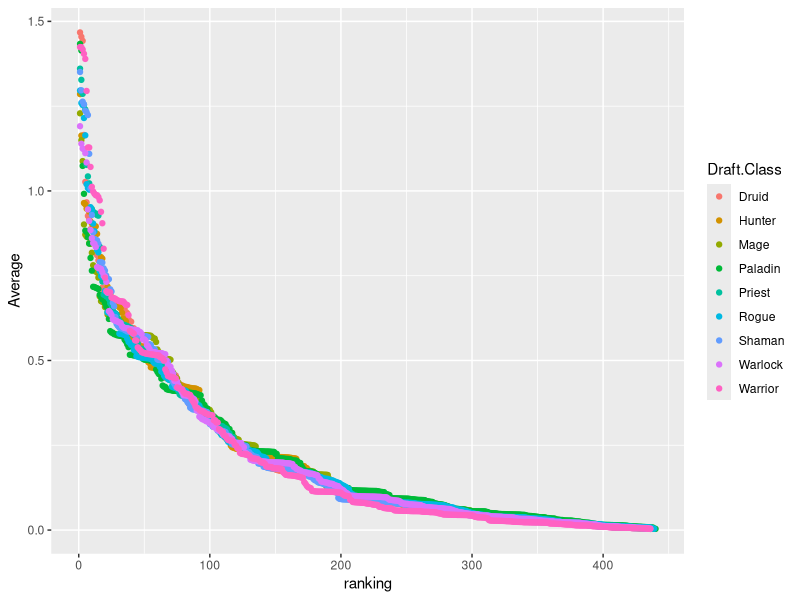
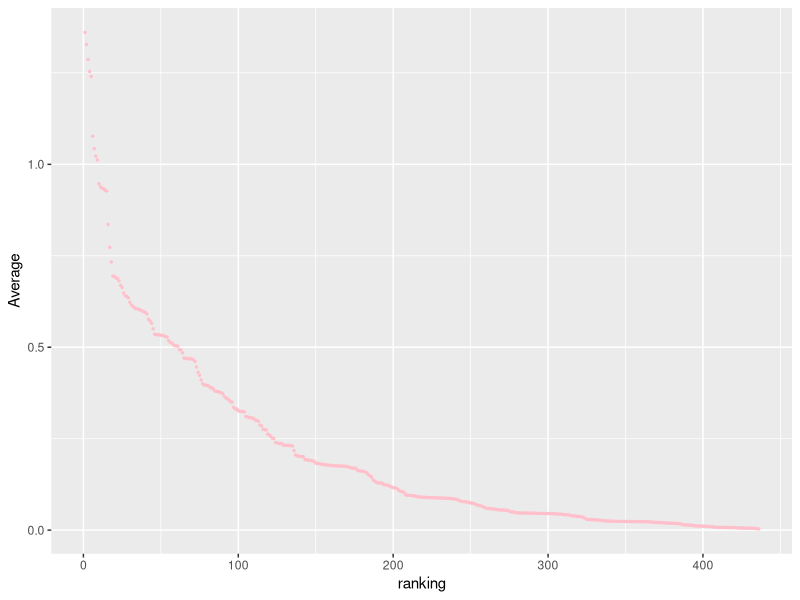
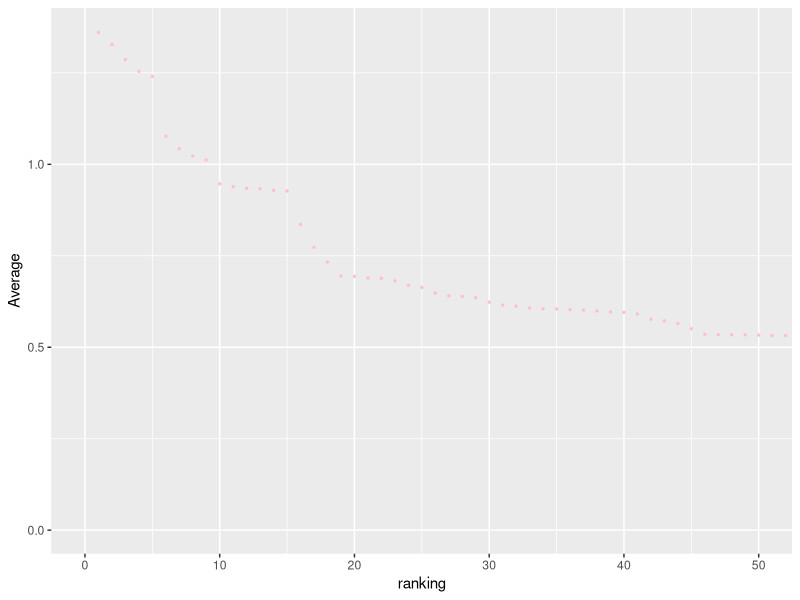
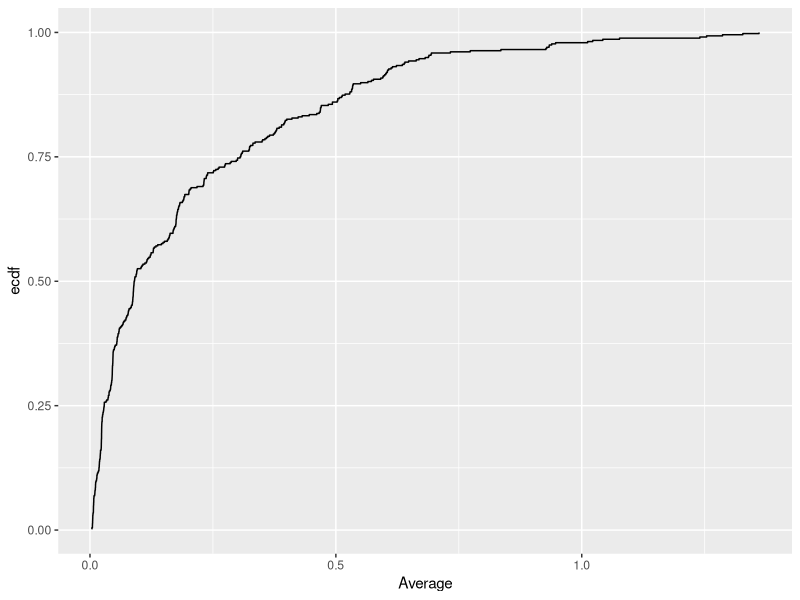
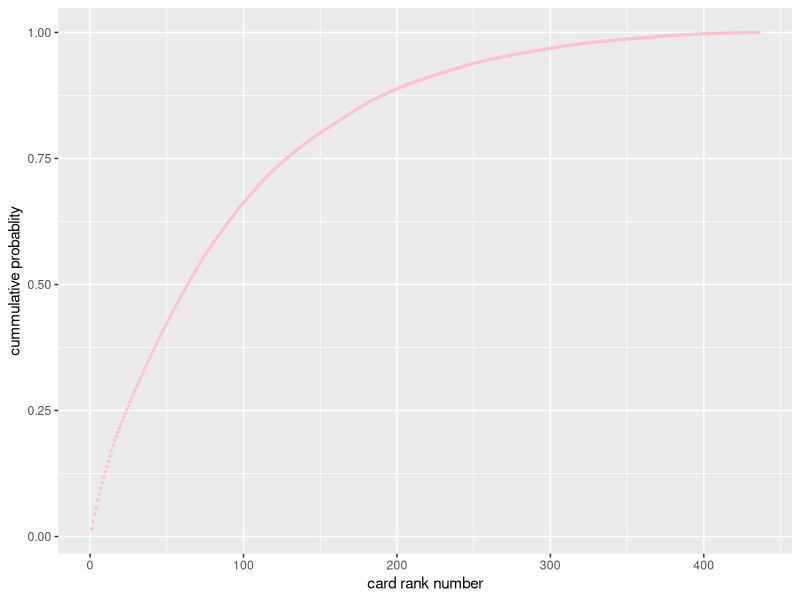

R code for these plots, in order:
## ---- chunk 1
library(dplyr)
library(ggplot2)
appearence_data <- read.csv('data/Appearance_Rates.csv')
## ---- chunk 2
top_10_in_each_class <- appearence_data %>%
  group_by(Draft.Class) %>%
  top_n(10, Average)
## ---- chunk 3
help("top_n")
## ---- chunk 4
top_card_each_class <- appearence_data %>%
  group_by(Draft.Class) %>%
  top_n(1, Average)

print(top_card_each_class)
## ---- chunk 5
lowest_card_each_class <- appearence_data %>%
  group_by(Draft.Class) %>%
  top_n(-1, Average)

print(lowest_card_each_class)
## ---- chunk 6
class_spreads_high<- top_card_each_class %>%
  select(Average)
class_spreads_low <- lowest_card_each_class %>%
  select(Average)
class_spreads <- class_spreads_high
class_spreads$Low_average <- class_spreads_low$Average

class_spreads$ratio <- class_spreads$Average / class_spreads$Low_average
## ---- chunk 7
stripped_data <- appearence_data %>%
  group_by(Draft.Class) %>%
  select(Draft.Class,Average)

stripped_data <- stripped_data %>%
  group_by(Draft.Class) %>%
  mutate(ranking = rank(-Average,ties.method = 'first'))
## ---- chunk 8
ggplot(data = stripped_data, aes(x=ranking, y=Average)) +
 geom_point(aes(color = Draft.Class))
## ---- chunk 9
# filter out Priest data
Priest_rankings <- stripped_data %>%
  filter(Draft.Class == 'Priest')

# plot priest data
ggplot(data = Priest_rankings, aes(x=ranking, y=Average)) +
 geom_point(color = 'pink',size = 0.5)
## ---- chunk 10
# plot priest data zoomed in 
ggplot(data = Priest_rankings, aes(x=ranking, y=Average)) +
 geom_point(color = 'pink',size = 0.5) + 
  coord_cartesian(xlim =c(0,50))
## ---- chunk 11
# plot priest data zoomed in 
ggplot(data = Priest_rankings, aes(x=Average)) +
  stat_ecdf(pad = FALSE)
## ---- chunk 12
# use the cumsum function to calcu a cumulative sum on Average, then divide by 90 to normalize
Priest_rankings$cumsum <- cumsum(Priest_rankings$Average)/90

# plot
ggplot(data = Priest_rankings, aes(x=ranking, y=cumsum)) +
 geom_point(color = 'pink',size = 0.5) +
  ylab('cummulative probablity') +
  xlab('card rank number')
